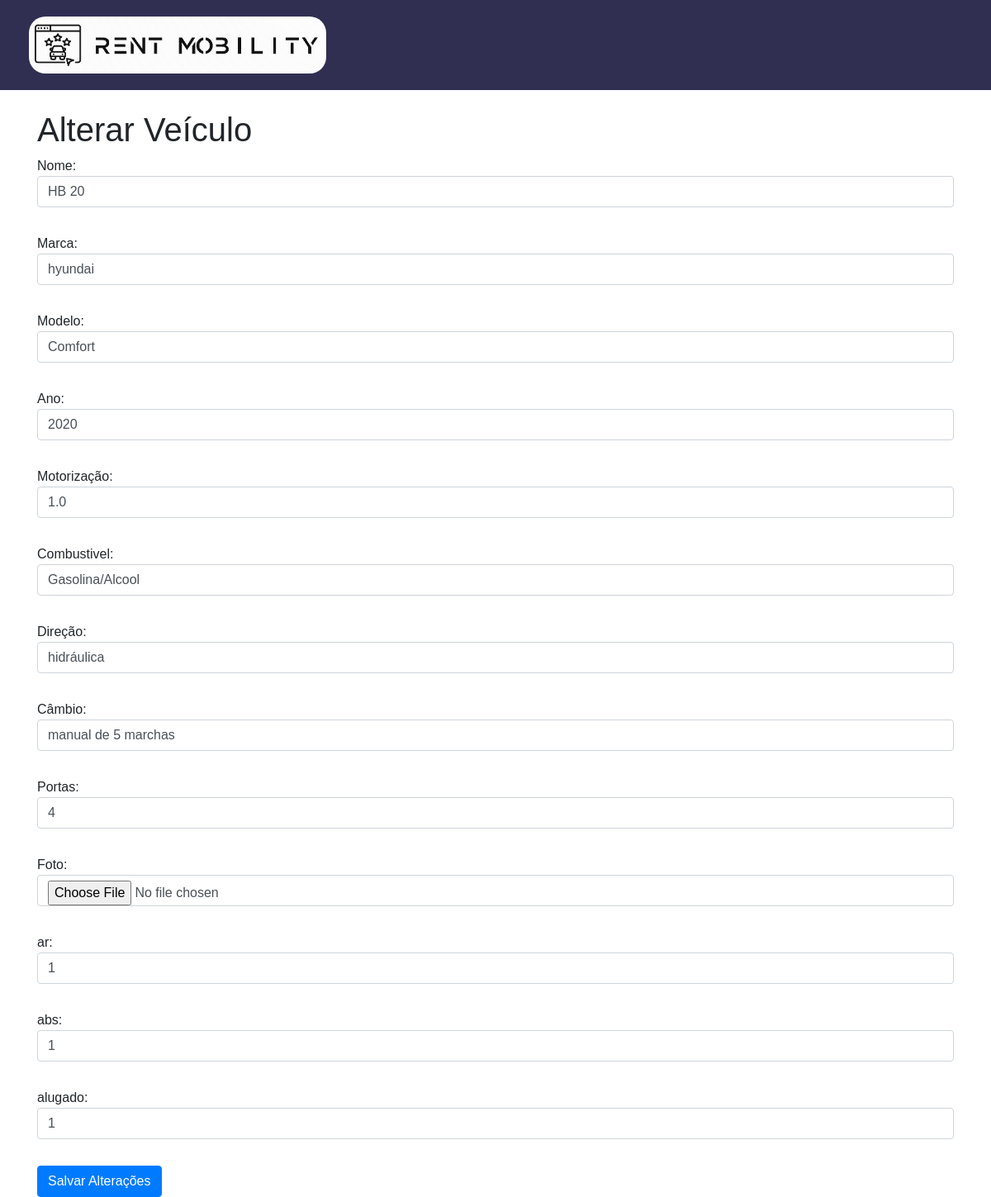
The app's page /paginas/alterar-veiculo.php?id=1 with its own data.
### tables this page shows
CREATE TABLE `tb_adicionar_carro` (
  `id` int(11) NOT NULL,
  `nome` varchar(120) NOT NULL,
  `marca` varchar(120) NOT NULL,
  `modelo` varchar(120) NOT NULL,
  `ano` int(11) NOT NULL,
  `motorizacao` varchar(10) NOT NULL,
  `combustivel` varchar(30) NOT NULL,
  `direcao` varchar(50) NOT NULL,
  `cambio` varchar(20) NOT NULL,
  `portas` int(11) NOT NULL,
  `foto` varchar(255) NOT NULL,
  `ar` varchar(50) NOT NULL,
  `abs` varchar(4) NOT NULL,
  `alugado` int(11) NOT NULL,
  `preco` decimal(10,2) NOT NULL
);

### paginas/alterar-veiculo.php (the view, shortened to what this page needs)
<!DOCTYPE html>
<html lang="en">
<head>
    <link href="https://stackpath.bootstrapcdn.com/bootstrap/4.5.0/css/bootstrap.min.css" rel="stylesheet">
    <link rel="stylesheet" href="../CSS/style.css">
</head>
<header>
    <div class="col-3">
        <a href="index.php"><img src="../img/logoSiteSmall.png" style="border-radius: 20px; width: 360px;"></a>
    </div>
</header>
<body>
    <div class="container">
        <?php
        $conexao = Conexaobd::pegarConexao();
        if (isset($_GET['id'])) {
            $id = $_GET['id'];
            $query = "SELECT * FROM tb_adicionar_carro WHERE id = :id";
            $stmt = $conexao->prepare($query);
            $stmt->bindParam(':id', $id);
            $stmt->execute();
            $veiculo = $stmt->fetch(PDO::FETCH_ASSOC);
            if ($veiculo) {
        ?>
        <br>
                <h1>Alterar Veículo</h1>
                <form action="alterar-veiculos-post.php" method="post">
                    Nome: <input type="text" name="nome" value="<?php echo $veiculo['nome']; ?>" class="form-control mb-2"><br>
                    Marca: <input type="text" name="marca" value="<?php echo $veiculo['marca']; ?>" class="form-control mb-2"><br>
                    Modelo: <input type="text" name="modelo" value="<?php echo $veiculo['modelo']; ?>" class="form-control mb-2"><br>
                    Ano: <input type="text" name="ano" value="<?php echo $veiculo['ano']; ?>" class="form-control mb-2"><br>
                    Motorização: <input type="text" name="motorizacao" value="<?php echo $veiculo['motorizacao']; ?>" class="form-control mb-2"><br>
                    Combustivel: <input type="text" name="combustivel" value="<?php echo $veiculo['combustivel']; ?>" class="form-control mb-2"><br>
                    Direção: <input type="text" name="direcao" value="<?php echo $veiculo['direcao']; ?>" class="form-control mb-2"><br>
                    Câmbio: <input type="text" name="cambio" value="<?php echo $veiculo['cambio']; ?>" class="form-control mb-2"><br>
                    Portas: <input type="text" name="portas" value="<?php echo $veiculo['portas']; ?>" class="form-control mb-2"><br>
                    Foto: <input type="file" name="foto" value="<?php echo $veiculo['foto']; ?>" class="form-control mb-2"><br>
                    ar: <input type="text" name="ar" value="<?php echo $veiculo['ar']; ?>" class="form-control mb-2"><br>
                    abs: <input type="text" name="abs" value="<?php echo $veiculo['abs']; ?>" class="form-control mb-2"><br>
                    alugado: <input type="text" name="alugado" value="<?php echo $veiculo['alugado']; ?>" class="form-control mb-2"><br>
                    <input type="submit" value="Salvar Alterações" class="btn btn-primary">
                </form>
        <?php
            } else {
                echo "Veículo não encontrado.";
            }
        } else {
            echo "ID do veículo não fornecido.";
        }
        ?>
    </div>
</body>
</html>

### CSS/style.css (style rules this page uses)
* { margin: 0; padding: 0; box-sizing: border-box; }
body { font-family: Arial, sans-serif; font-size: 16px; line-height: 1.5; background-color: white; }
header { display: flex; align-items: center; padding: 20px; background-color: #302f52; color: white; }

### records on screen
tb_adicionar_carro: nome "HB 20", marca "hyundai", modelo "Comfort", ano "2020", motorizacao "1.0", combustivel "Gasolina/Alcool", direcao "hidráulica", cambio "manual de 5 marchas", portas "4", ar "1", abs "1", alugado "1"
